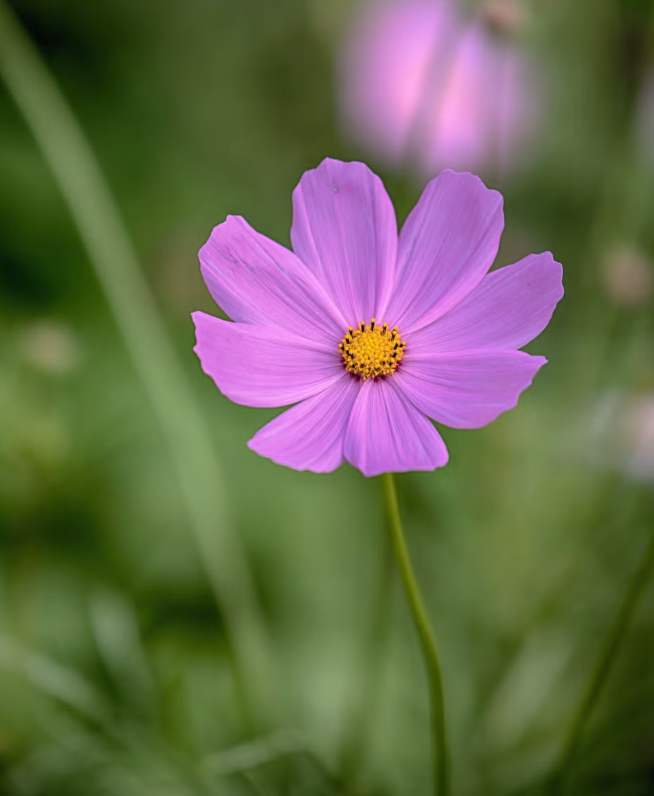
#> input picture learnings/libraries learning/OpenCV/edge detection and thresholding/flower.png, 654 x 796 px, found by its file name
$ python canny.py
#> lines starting #> are read from the running program, lines starting #| are printed output that depends on the picture; after the words box and inside, x2 and y2 are one past the last pixel; in counts of white or black regions, pixels touching at a corner belong together
import cv2

img = cv2.imread(r"C:\skills\python\learnings\libraries learning\OpenCV\edge detection and thresholding\flower.png",cv2.IMREAD_GRAYSCALE)
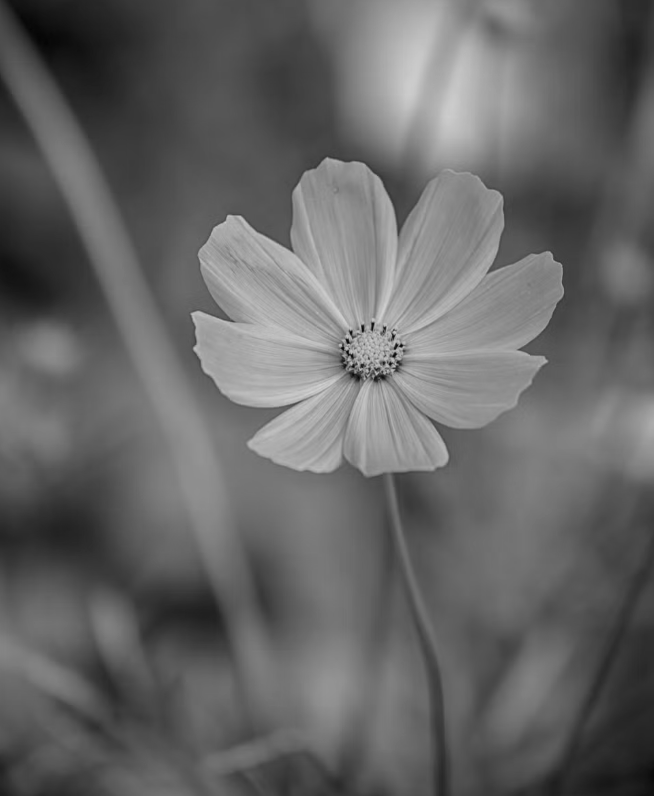
#> img: shape (796, 654); min 5, max 208, mean 101.5

edges=cv2.Canny(img,50,150)
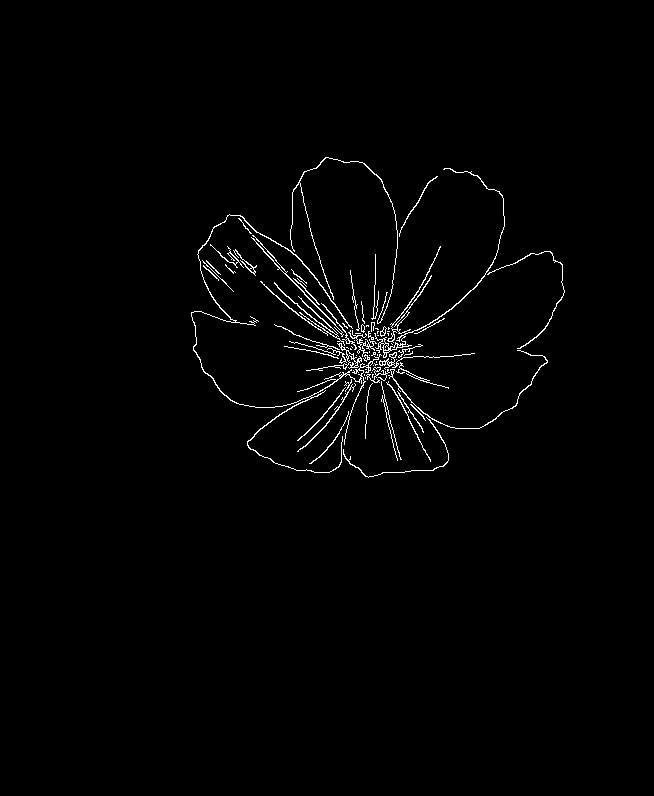
#> edges: shape (796, 654); 1.3% white in thin lines or dots, all inside (x1, y1, x2, y2) = (191, 157, 565, 478)

cv2.imshow("Original Image",img)
cv2.imshow("Edges",edges)
cv2.waitKey(0)
cv2.destroyAllWindows()
